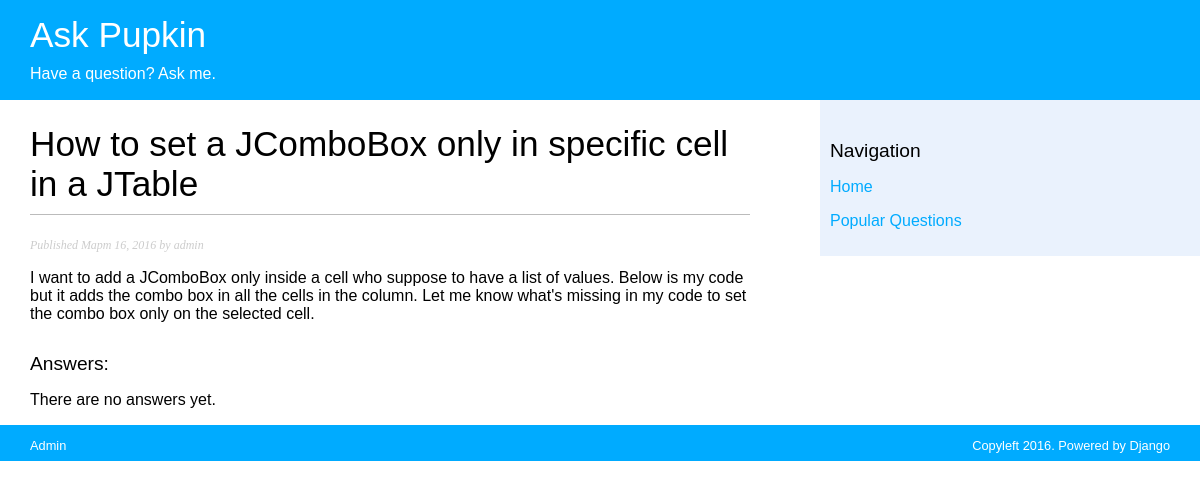
Page /question/11/ on the committed database.
### qa/models.py (models this page shows, shortened)
class Question(models.Model):
    title = models.CharField(max_length=255)
    text = models.TextField()
    added_at = models.DateField(auto_now_add=True)
    rating = models.IntegerField(default=0)
    author = models.ForeignKey(User, related_name='question_author', default=1)
    likes = models.ManyToManyField(User, related_name='question_like', blank=True)
    class Meta:
        ordering = ('-added_at',)

### qa/views.py (the view)
# urls.py: url(r'^question/(?P<pk>\d+)/', question_detail, name='question_detail'),
def question_detail(request, pk):
    question = get_object_or_404(Question, id=pk)
    answers = question.answer_set.all()
    return render(request, 'qa/detail.html', {
        'question': question,
        'answers': answers,
    })

### qa/templates/qa/detail.html (shortened to what this page needs)
{% extends "base.html" %}
{% block content %}
  <h1>{{ question.title }}</h1>
  <p class="submitted">
    Published {{ question.added_at }} by {{ question.author }}
  </p>
  {{ question.text|linebreaks }}
  {% block answers %}
    <h2>Answers:</h2>
    {% for answer in answers %}
      <div class="answer">
        <p class="info">
          Answer by {{ answer.author }} [{{ answer.added_at }}]
        </p>
        {{ answer.text|linebreaks }}
      </div>
      {% empty %}
      <p>There are no answers yet.</p>
    {% endfor %}
  {% endblock %}
{% endblock %}

### static/qa.css (style rules this page uses)
body { margin: 0; padding: 0; font-family: helvetica, sans-serif; position: relative; }
h1 { font-weight: normal; font-size: 2.2em; border-bottom: 1px solid #bbb; padding: 0 0 10px 0; }
h2 { font-size: 1.2em; font-weight: normal; margin: 30px 0 0; }
.submitted { color: #ccc; font-family: georgia, serif; font-size: 12px; font-style: italic; }

### rows in the picture
Question: title "How to set a JComboBox only in specific cell in a JTable", added_at "Март 16, 2016", author "admin", text "I want to add a JComboBox only inside a cell who suppose to have a list of values. Below is my code but it adds the combo box in all the cells in the column. Let me know what's missing in my code to set the combo box only on the selected cell."
